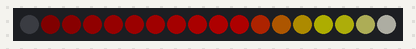
Bench run of a sketch on a simulated Arduino Uno, built with avr-gcc and run on an emulated ATmega328P. On the bench: 18 RGB LEDs in strip order, left to right. Dim RGB values are drawn brighter than linear.

Above: at 0.15 s.
At 1.05 s:
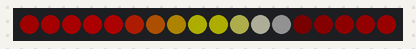
At 7.66 s:
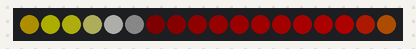
At 19.67 s:
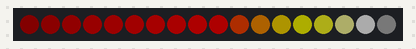
At 28.98 s:
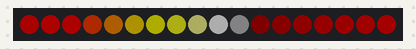
At 38.59 s:
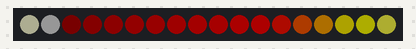

The sketch:

heatMap.ino
```cpp
#include <FastLED.h>

#define NUM_LEDS  18
#define LED_PIN   2

CRGB leds[NUM_LEDS];

uint8_t paletteIndex = 0;

DEFINE_GRADIENT_PALETTE (heatmap_gp) {
    0,   0,   0,   0,   //black
  128, 255,   0,   0,   //red
  200, 255, 255,   0,   //bright yellow
  255, 255, 255, 255    //full white
};

CRGBPalette16 myPal = heatmap_gp;

void setup() {
  FastLED.addLeds<WS2812B, LED_PIN, GRB>(leds, NUM_LEDS);
  FastLED.setBrightness(50);
}

void loop() {
  fill_palette(leds, NUM_LEDS, paletteIndex, 255 / NUM_LEDS, myPal, 255, LINEARBLEND);

  EVERY_N_MILLISECONDS(10){
    paletteIndex++;
  }

  FastLED.show();
}
```
